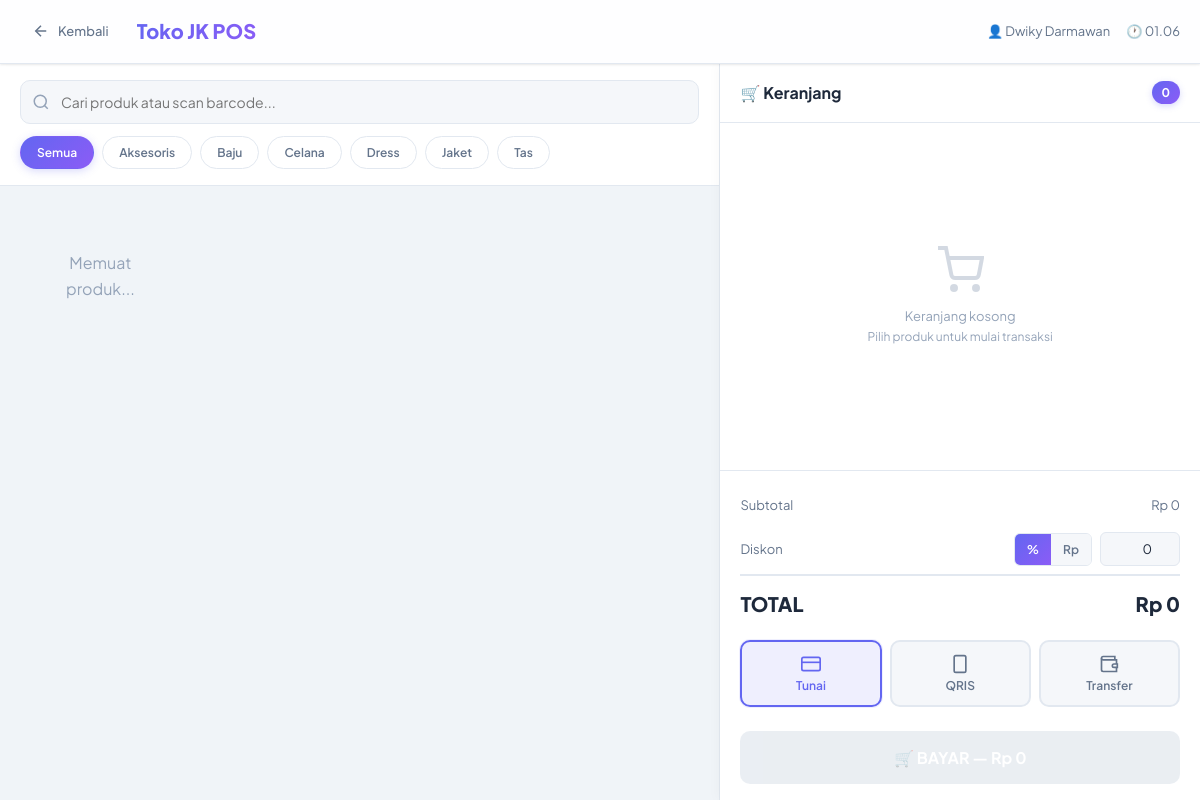
The app's page /index.php?page=pos (signed in) with its own data.
### tables this page shows
CREATE TABLE IF NOT EXISTS categories (
    id INT AUTO_INCREMENT PRIMARY KEY,
    name VARCHAR(100) NOT NULL,
    created_at TIMESTAMP DEFAULT CURRENT_TIMESTAMP
);

### config.php (called while the page is built, shortened)
<?php
function isLoggedIn() {
    return isset($_SESSION['user_id']);
}
function currentUser() {
    return [
        'id' => $_SESSION['user_id'],
        'name' => $_SESSION['user_name'],
        'username' => $_SESSION['user_username'],
        'role' => $_SESSION['user_role'],
    ];
}

### views/pos.php (the view, shortened to what this page needs)
<!DOCTYPE html>
<html lang="id">
<head>
    <link rel="stylesheet" href="<?= APP_URL ?>/assets/css/app.css">
    <link rel="stylesheet" href="<?= APP_URL ?>/assets/css/pos.css">
</head>
<body>
<?php $user = currentUser(); $db = getDB(); $categories = $db->query("SELECT * FROM categories ORDER BY name")->fetchAll(); ?>
<div class="pos-layout">
    <div class="pos-header">
        <div class="pos-header-left">
            <a href="<?= APP_URL ?>/index.php?page=dashboard" class="pos-back">
                <svg width="18" height="18" viewBox="0 0 24 24" fill="none" stroke="currentColor" stroke-width="2"><line x1="19" y1="12" x2="5" y2="12"/><polyline points="12 19 5 12 12 5"/></svg>
                Kembali
            </a>
            <span class="pos-brand">Toko JK POS</span>
        </div>
        <div class="pos-header-right">
            <span>👤 <?= htmlspecialchars($user['name']) ?></span>
            <span>🕐 <span id="clock"></span></span>
        </div>
    </div>
    <div class="pos-body">
        <div class="pos-products">
            <div class="pos-search">
                <div class="pos-search-input">
                    <input type="text" id="searchInput" placeholder="Cari produk atau scan barcode..." autofocus>
                </div>
                <div class="pos-categories">
                    <button class="cat-btn active" data-cat="">Semua</button>
                    <?php foreach ($categories as $cat): ?>
                    <button class="cat-btn" data-cat="<?= htmlspecialchars($cat['name']) ?>"><?= htmlspecialchars($cat['name']) ?></button>
                    <?php endforeach; ?>
                </div>
            </div>
            <div class="pos-product-grid" id="productGrid">
                <div class="empty-state"><p>Memuat produk...</p></div>
            </div>
        </div>
        <div class="pos-cart">
            <div class="pos-cart-header">
                <span>🛒 Keranjang</span>
                <span class="cart-count" id="cartCount">0</span>
            </div>
            <div class="pos-cart-items" id="cartItems">
                <div class="cart-empty">
                    <svg viewBox="0 0 24 24" fill="none" stroke="currentColor" stroke-width="2"><circle cx="9" cy="21" r="1"/><circle cx="20" cy="21" r="1"/><path d="M1 1h4l2.68 13.39a2 2 0 0 0 2 1.61h9.72a2 2 0 0 0 2-1.61L23 6H6"/></svg>
                    <p style="font-size:var(--fs-sm);">Keranjang kosong</p>
                    <p style="font-size:var(--fs-xs);">Pilih produk untuk mulai transaksi</p>
                </div>
            </div>
            <div class="pos-cart-footer">
                <div class="cart-summary-row">
                    <span>Subtotal</span>
                    <span id="subtotalDisplay">Rp 0</span>
                </div>
                <div class="discount-row">
                    <span style="font-size:var(--fs-sm);color:var(--text-secondary);margin-right:auto;">Diskon</span>
                    <div class="discount-type-toggle">
                        <button class="active" id="discPercent" onclick="setDiscountType('percent')">%</button>
                        <button id="discNominal" onclick="setDiscountType('nominal')">Rp</button>
                    </div>
                    <input type="number" class="discount-input" id="discountInput" value="0" min="0" oninput="updateCart()">
                </div>
                <div class="cart-summary-row total">
                    <span>TOTAL</span>
                    <span id="totalDisplay">Rp 0</span>
                </div>
                <div class="payment-methods">
                    <button class="pay-method-btn active" data-method="cash" onclick="selectPayment('cash')">
                        <svg viewBox="0 0 24 24" fill="none" stroke="currentColor" stroke-width="2"><rect x="1" y="4" width="22" height="16" rx="2"/><line x1="1" y1="10" x2="23" y2="10"/></svg>
                        Tunai
                    </button>
                    <button class="pay-method-btn" data-method="qris" onclick="selectPayment('qris')">
                        <svg viewBox="0 0 24 24" fill="none" stroke="currentColor" stroke-width="2"><rect x="5" y="2" width="14" height="20" rx="2"/><line x1="12" y1="18" x2="12.01" y2="18"/></svg>
                        QRIS
                    </button>
                    <button class="pay-method-btn" data-method="transfer" onclick="selectPayment('transfer')">
                        <svg viewBox="0 0 24 24" fill="none" stroke="currentColor" stroke-width="2"><path d="M21 12V7H5a2 2 0 0 1 0-4h14v4"/><path d="M3 5v14a2 2 0 0 0 2 2h16v-5"/><path d="M18 12a2 2 0 0 0 0 4h4v-4z"/></svg>
                        Transfer
                    </button>
                </div>
                <button class="pay-btn" id="payBtn" onclick="openPayment()" disabled>
                    🛒 BAYAR — <span id="payBtnTotal">Rp 0</span>
                </button>
            </div>
        </div>
    </div>
</div>
</body>
</html>

### assets/css/app.css (style rules this page uses)
:root { --bg-base: #F0F4F8; --bg-surface: #FFFFFF; --bg-card: #FFFFFF; --bg-elevated: #FFFFFF; --bg-hover: #F0F4F8; --bg-input: #F5F7FA; --border: #E2E8F0; --border-active: #CBD5E1; --text-primary: #1E293B; --text-secondary: #64748B; --text-muted: #94A3B8; --accent: #6366F1; --accent-hover: #4F46E5; --accent-muted: rgba(99,102,241,0.10); --accent-text: #FFFFFF; --accent-light: #EEF2FF; --secondary: #F97316; --secondary-muted: rgba(249,115,22,0.10); --success: #10B981; --success-muted: rgba(16,185,129,0.10); --warning: #F59E0B; --warning-muted: rgba(245,158,11,0.10); --danger: #EF4444; --danger-muted: rgba(239,68,68,0.10); --info: #3B82F6; --info-muted: rgba(59,130,246,0.10); --font: 'Plus Jakarta Sans', -apple-system, BlinkMacSystemFont, sans-serif; --fs-xs: 0.75rem; --fs-sm: 0.8125rem; --fs-base: 0.875rem; --fs-md: 1rem; --fs-lg: 1.25rem; --fs-xl: 1.5rem; --fs-2xl: 2rem; --fs-3xl: 2.5rem; --sp-1: 0.25rem; --sp-2: 0.5rem; --sp-3: 0.75rem; --sp-4: 1rem; --sp-5: 1.25rem; --sp-6: 1.5rem; --sp-8: 2rem; --sp-10: 2.5rem; --sp-12: 3rem; --radius-sm: 6px; --radius-md: 10px; --radius-lg: 14px; --radius-xl: 20px; --radius-full: 9999px; --sidebar-w: 264px; --sidebar-collapsed: 72px; --header-h: 64px; --shadow-sm: 0 1px 3px rgba(0,0,0,0.04), 0 1px 2px rgba(0,0,0,0.06); --shadow-md: 0 4px 6px -1px rgba(0,0,0,0.05), 0 2px 4px -2px rgba(0,0,0,0.05); --shadow-lg: 0 10px 25px -3px rgba(0,0,0,0.08), 0 4px 6px -4px rgba(0,0,0,0.05); --shadow-xl: 0 20px 50px -12px rgba(0,0,0,0.12); --shadow-glow: 0 0 24px rgba(99,102,241,0.12); --shadow-card: 0 1px 3px rgba(0,0,0,0.04), 0 1px 2px rgba(0,0,0,0.03); --ease: cubic-bezier(0.4,0,0.2,1); --ease-spring: cubic-bezier(0.34,1.56,0.64,1); --dur-fast: 150ms; --dur: 250ms; --dur-slow: 400ms; }
*, *::before, *::after { box-sizing: border-box; margin: 0; padding: 0; }
html { font-size: 16px; scroll-behavior: smooth; }
body { font-family: var(--font); background: var(--bg-base); color: var(--text-primary); line-height: 1.6; -webkit-font-smoothing: antialiased; -moz-osx-font-smoothing: grayscale; overflow-x: hidden; }
a { color: var(--accent); text-decoration: none; transition: color var(--dur-fast) var(--ease); }
input, select, textarea, button { font-family: inherit; font-size: inherit; }
.empty-state { text-align: center; padding: var(--sp-12) var(--sp-6); color: var(--text-muted); }
.empty-state p { font-size: var(--fs-md); margin-bottom: var(--sp-4); }

### records on screen
categories: name "Aksesoris"
categories: name "Baju"
categories: name "Celana"
categories: name "Dress"
categories: name "Jaket"
categories: name "Tas"

### other values on screen
$user['name'] "Dwiky Darmawan"
